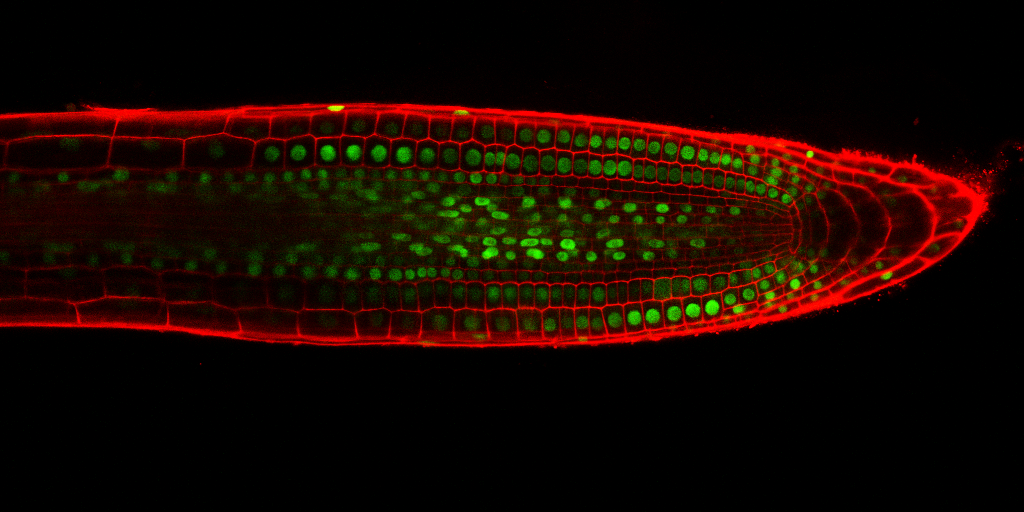
%> input picture StackNinja1.bmp, 1024 x 512 px
$ octave --eval "result = findNuclei('StackNinja1.bmp');"   (GNU Octave 9; MATLAB toolbox functions it lacks are replaced by stand-ins)
%> lines starting %> are read from the running program, lines starting %| are printed output that depends on the picture; in (x1, y1, x2, y2) boxes, pixels count from 0 and x2, y2 are one past the last pixel; in counts of white or black regions, pixels touching at a corner belong together; the program's own positions count from 1

function [F] = findNuclei(bio_image)
%> called with bio_image = 'StackNinja1.bmp'
image = imread(bio_image);
%> image is the input picture: size 512x1024x3 uint8; mean R, G, B 24.8, 7.4, 0
figure,imshow(image);
title('Original Image');
%--------------------RGB Processing ---------------------%
%Apply Gamma correction to linear RGB Values
%Retain quality whilst brightening image

%------Alternatives------%
% Alternative 1 : Histogram Equalisation , but too bright.
%gammaCorrection = histeq(image);

% Alternative 2 : Linear RGB, Too dark.
%gammaCorrection = rgb2lin(image);
%figure,imshow(gammaCorrection);
%-------------------------%

gammaCorrection = lin2rgb(image,'ColorSpace','adobe-rgb-1998');
figure,imshow(gammaCorrection);
title('Gamma Correction');
%----------------- Colour space conversion ------------%

%-------Alternatives-------%
%Alternative 1 : LAB Channel
%lab = rgb2lab(gammaCorrection);
%im_a = lab(:,:,2);
%figure,imshow(im_a ,[-127 -1]);

%Alternative 2 : RGB Channel
%figure,imshow(gammaCorrection(:,:,2));
%-------------------------%

%RGB To HSV Conversion
im_hsv = rgb2hsv(gammaCorrection);
%> im_hsv: size 512x1024x3 double; mean H, S, V 0.0438, 0.556, 0.218

%Seperate the channels and clean up the hue
im_hIn = im_hsv(:,:,1);
im_s = im_hsv(:,:,2);
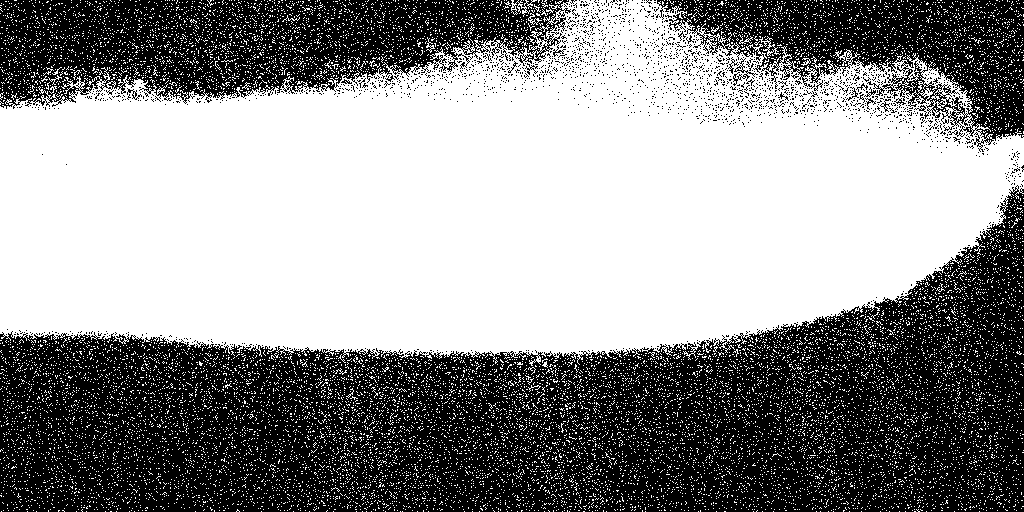
%> im_s: size 512x1024 double; values 0 (black) and 1 (white), 55.6% white; 2090 black regions (2070 under 20 px), largest, box (x1, y1, x2, y2) and area: (0, 185, 1024, 512) 164789, (0, 0, 571, 109) 38637, (657, 0, 1024, 152) 24161
im_v = im_hsv(:,:,3);
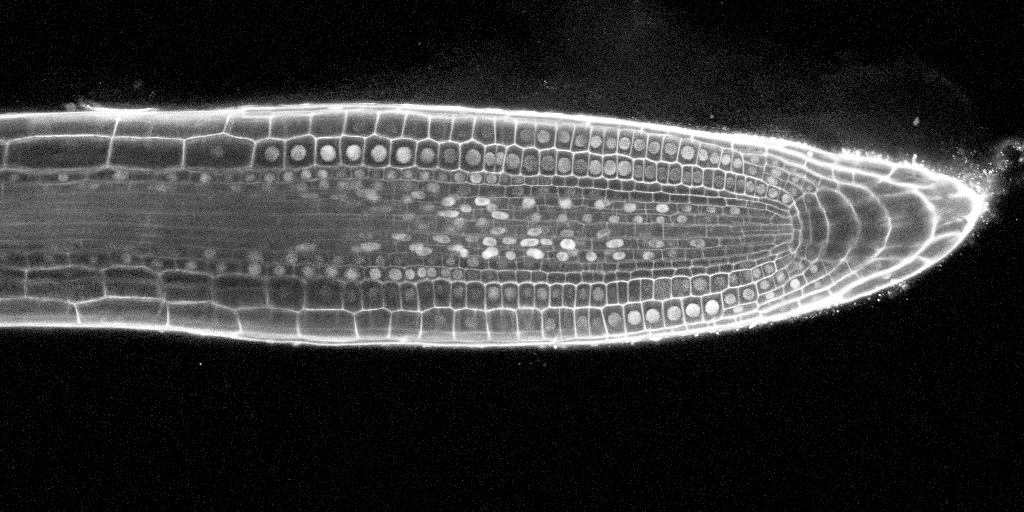
%> im_v: size 512x1024 double; min 0, max 1, mean 0.218
im_h = immultiply(im_hIn,1.3);

%-------------------Pre-Processing-------------------%

%------Alternatives for Noise Reduction--------%
%Alternative 1 : Mean Filter
%radius = 5;
%filter = ones(radius,radius)/(radius*radius);
%fspecial = imfilter(im_h,filter);
%fspecial = adapthisteq(fspecial);
%figure,imshow(fspecial);
%title('Mean Filter Noise Removal');

%Alternative 2 : Gaussian Filter
%h = fspecial('gaussian',5,5);
%test = imfilter(im_h,h);
%test = adapthisteq(test);
%figure,imshow(test);
%title('Gaussian Filter Noise Removal');

%Alternative 3 : Anistropic Diffusion
%AnsD = imdiffusefilt(im_h);
%AnsD = adapthisteq(AnsD);
%figure,imshow(AnsD);
%title('Anistropic Diffusion Noise Removal');

%Noise Reduction through Median Filter
result{1} = im_h;
     for K = 2 : 5
       result{K} = medfilt2(result{K-1});
     end
%> after the loop, result = 5 items
im_h = result{4};

%Histogram Equalisation for Contrast
im_h = adapthisteq(im_h);

%------Alternatives for Sharpening--------%
%Alternative 1 : Canny Edge
%CE = edge(im_h,'canny');
%ceNew = im_h+CE;
%ceDone = imgaussfilt(ceNew);
%figure,imshow(ceDone);
%title('Canny Edge Sharpening');

%Alternative 2 : Sobel Edge
%SE = edge(im_h,'sobel');
%seNew = im_h+SE;
%seDone = imgaussfilt(seNew);
%figure,imshow(seDone);
%title('Sobel Edge Sharpening');

%Sharpen
laplacianKernel = [-1,-1,-1;-1,8,-1;-1,-1,-1];
laplacianImage = imfilter(im_h, laplacianKernel);
im_sharpened = im_h + laplacianImage;

%Smoothing
K = imgaussfilt(im_sharpened);

%Morphological
se = strel('disk',10);
im_h = imsubtract(imadd(K,imtophat(K,se)),imbothat(K,se));
im_h = imadjust(im_h);
%figure,imshow(im_h);
%title('Pre Processing Completed');

%-----------------Otsu Thresholding-----------------%
%------Alternatives for Thresholding--------%
%alt_threshold = imbinarize(im_h,'adaptive');
%figure,imshow(alt_threshold);
%title('Alternative Thresholding');

level = graythresh(im_h);
%> level = 0.463
im_h = imbinarize(im_h,level);
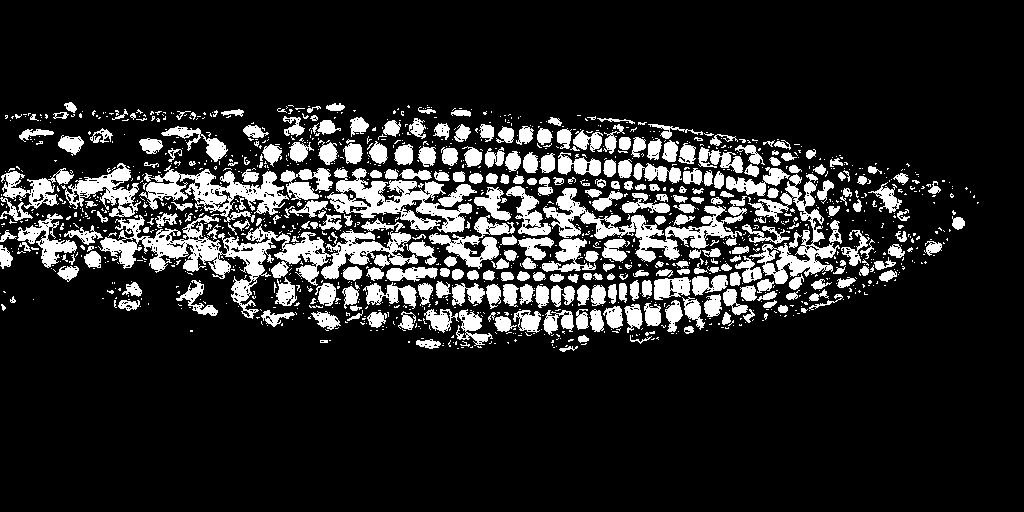
%> im_h: size 512x1024 logical; 15.1% white; 1433 white regions (1121 under 20 px), largest, box (x1, y1, x2, y2) and area: (98, 215, 418, 319) 8263, (543, 188, 747, 262) 3941, (327, 168, 472, 233) 3677
figure,imshow(im_h);
title("Thresholded");

%-----------------Binary Image Processing-----------%
%Speckle Removal
CC = bwconncomp(im_h,8);
%> CC = 1433 connected components
S = regionprops(CC,'Area');
%> S = 1433 regions; largest, Area: 8263, 3941, 3677, 3254, 3019
L = labelmatrix(CC);
%> L: size 512x1024 uint16; 1434 distinct labels, from 0 to 1433
finalResult = ismember(L,find([S.Area] >= 55));
%figure,imshow(finalResult);
%title("Area Size Limitation");

%Morph transformation
se = strel('disk',2);
finalResult = imopen(finalResult,se);
%> finalResult: size 512x1024 logical; 10.8% white; 380 white regions (37 under 20 px), largest, box (x1, y1, x2, y2) and area: (336, 179, 429, 218) 1273, (774, 245, 834, 284) 1038, (76, 167, 138, 205) 952
finalResult = medfilt2(finalResult);
%> finalResult: size 512x1024 logical; 10.7% white; 372 white regions (43 under 20 px), largest, box (x1, y1, x2, y2) and area: (336, 180, 429, 218) 1272, (774, 245, 833, 290) 1163, (76, 167, 137, 205) 952
%figure,imshow(finalResult);
%title("Morph Transform and Speckle Removed");

%Water-Shedding
D = -bwdist(~finalResult);
%-------RGB View-----------%
%D(~finalResult) = -Inf;
%RGBWShed = watershed(D);
%figure,imshow(label2rgb(RGBWShed,'jet','w'));
%title('RGB Watershedding');
%--------------------------%
mask = imextendedmin(D,2);
%> mask: size 512x1024 logical; 2.6% white; 373 white regions (16 under 20 px), largest, box (x1, y1, x2, y2) and area: (343, 244, 379, 253) 122, (71, 230, 93, 242) 119, (607, 242, 623, 258) 100
D2 = imimposemin(D,mask);
wShedNuclei = watershed(D2);
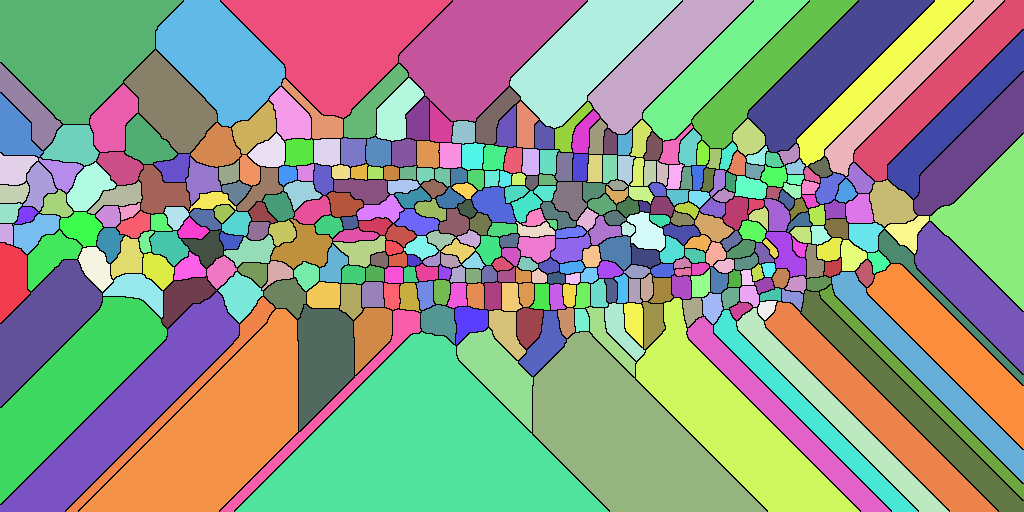
%> wShedNuclei: size 512x1024 uint16; 374 distinct labels, from 0 to 373; one colour per label, 0 black
wShedBW = finalResult;
wShedBW(wShedNuclei == 0) = 0;
%> wShedBW: size 512x1024 logical; 10.7% white; 429 white regions (63 under 20 px), largest, box (x1, y1, x2, y2) and area: (276, 232, 324, 266) 748, (336, 180, 386, 204) 652, (631, 215, 665, 249) 543
medfilt2(wShedBW);
figure,imshow(wShedBW);
title('Final and Watershedded Result');
%-------------------Image Overlay------------------%

%Original Hue Channel Overlay
green_nuclei = im_hIn>=0.15 & im_hIn<=0.3;
%> green_nuclei: size 512x1024 logical; 9.2% white; 3852 white regions (3630 under 20 px), largest, box (x1, y1, x2, y2) and area: (271, 168, 557, 283) 12302, (543, 188, 625, 262) 1716, (385, 221, 444, 266) 965
im_s = im_s.*green_nuclei;
im_hsv(:,:,2) = im_s;
%> im_hsv: size 512x1024x3 double; mean H, S, V 0.0438, 0.0923, 0.218
seg_rgb = hsv2rgb(im_hsv);
figure,imshow(seg_rgb);
title('Original Hue Channel Overlay');

perimeter = bwperim(wShedBW);
%> perimeter: size 512x1024 logical; 2.9% white in thin lines or dots, all inside (x1, y1, x2, y2) = (0, 102, 965, 347)
overlay = imoverlay(gammaCorrection, perimeter, [.3 1 .3]);
overlay2 = imfuse(gammaCorrection,wShedBW,'blend');
figure,imshow(overlay2);
title('Blended Overlay');
figure,imshow(overlay);
title('Nuclei Circled Overlay');

%-----------------------Image Analysis-------------------------%
%Calculating Nuclei
cc = bwconncomp(wShedBW,8);
%> cc = 429 connected components
cc.NumObjects
%> ans = 429

%Pixel size analysis
rprops = regionprops(wShedBW,'Area');
%> rprops = 429 regions; largest, Area: 748, 652, 543, 511, 505
area = [rprops.Area];
%> area = 429 values, max 748 at index 94, min 1 at index 56, mean 130.4
figure,histfit(area,20,'normal');
title('Size Analysis');
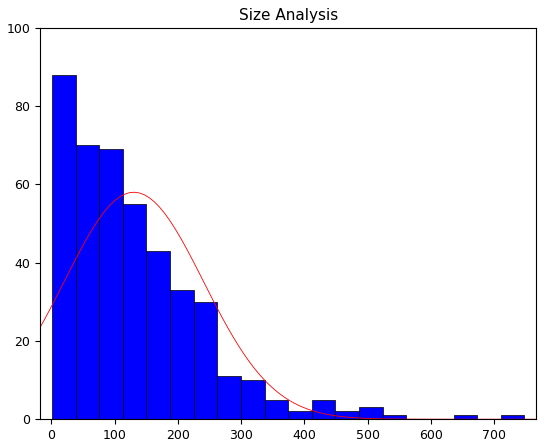
%> figure redrawn from the program's plot data; tallest bar 88 high, from x = 1 to 38.35; curve peaks at x = 131.4, y = 58.02

%Brightness Analysis
brightnessProps= regionprops(cc,im_v,'MeanIntensity');
%> brightnessProps = 429 regions; first 5, MeanIntensity: 0.302, 0.35, 0.331, 0.358, 0.376
brightnessHistogram = cell2mat(struct2cell(brightnessProps));
%> brightnessHistogram = 429 values, max 0.991 at index 376, min 0.24 at index 74, mean 0.475
figure,histfit(brightnessHistogram,20,'normal');
title('Brightness Analysis');
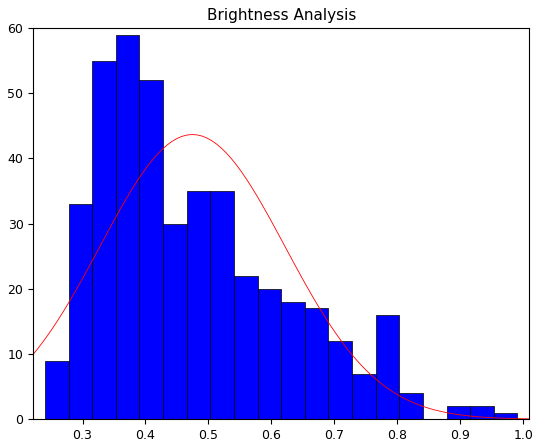
%> figure redrawn from the program's plot data; tallest bar 59 high, from x = 0.353 to 0.39; curve peaks at x = 0.474, y = 43.66

%Shape Analysis
shapeProps = regionprops(cc,'Eccentricity');
%> shapeProps = 429 regions; first 5, Eccentricity: 0.754, 0.776, 0.901, 0.7, 0.611
eccentricityHistogram = cell2mat(struct2cell(shapeProps));
%> eccentricityHistogram = 429 values, max 0.976 at index 119, min 0 at index 15, mean 0.659
figure,histfit(eccentricityHistogram,20,'normal');
title('Shape Analysis');
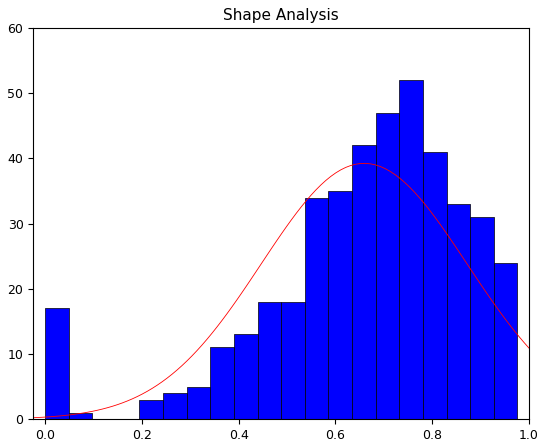
%> figure redrawn from the program's plot data; tallest bar 52 high, from x = 0.732 to 0.781; curve peaks at x = 0.662, y = 39.24

end
%> (the run ends here)

$ run again, on StackNinja2.bmp
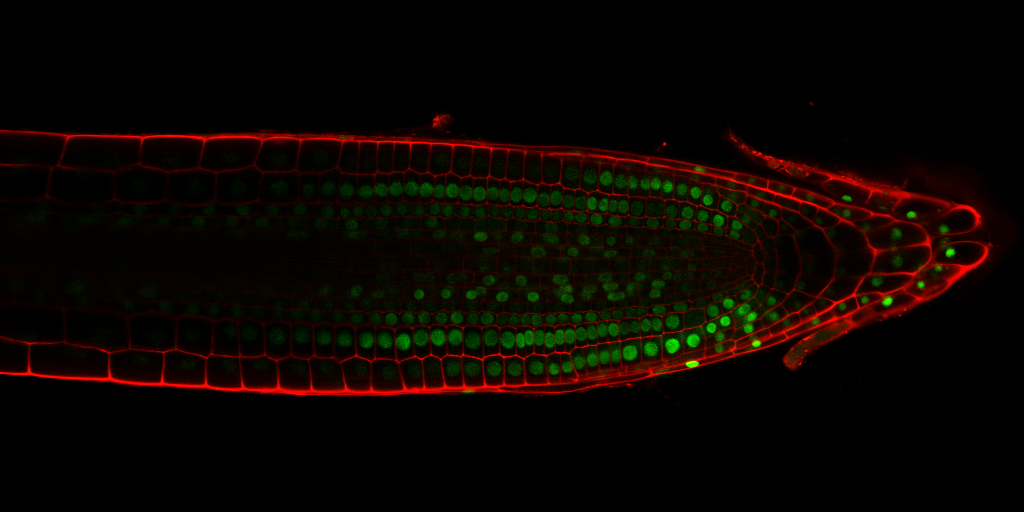
%> input picture StackNinja2.bmp, 1024 x 512 px
%> in findNuclei, image is the input picture: size 512x1024x3 uint8; mean R, G, B 11.4, 4.9, 0
%> in findNuclei, `im_s = im_hsv(:,:,2);`:
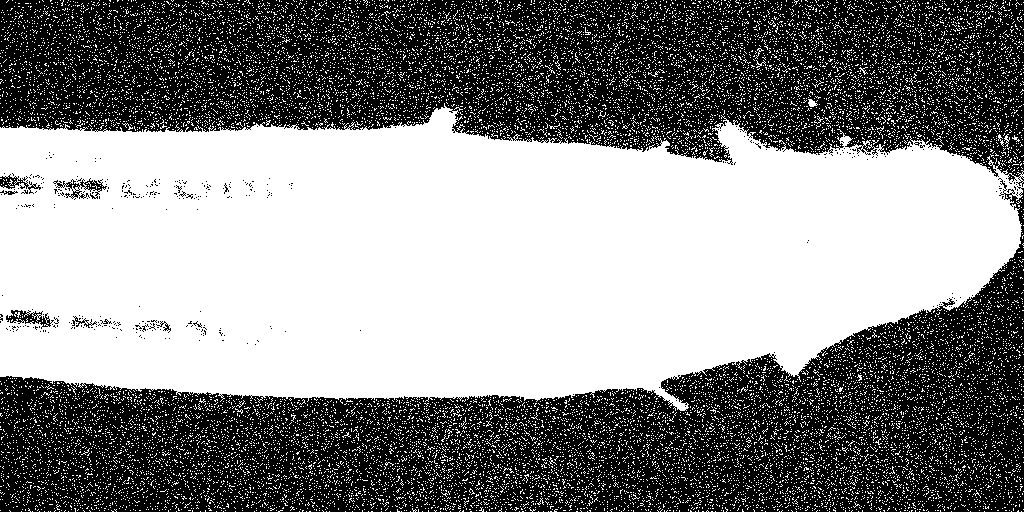
%> im_s: size 512x1024 double; values 0 (black) and 1 (white), 52.6% white; 353 black regions (344 under 20 px), largest, box (x1, y1, x2, y2) and area: (0, 178, 1024, 512) 123888, (0, 0, 1024, 187) 122501, (53, 178, 107, 199) 378
%> after the loop in findNuclei, `for K = 2 : 5`: result = 5 items
%> level = 0.463
%> CC = 2049 connected components
%> S = 2049 regions; largest, Area: 4337, 2019, 1880, 1829, 1613
%> L: size 512x1024 uint16; 2050 distinct labels, from 0 to 2049
%> mask: size 512x1024 logical; 3.3% white; 446 white regions (22 under 20 px), largest, box (x1, y1, x2, y2) and area: (585, 260, 606, 271) 128, (68, 217, 99, 230) 118, (254, 283, 277, 293) 116
%> wShedNuclei: size 512x1024 uint16; 447 distinct labels, from 0 to 446
%> wShedBW: size 512x1024 logical; 12.3% white; 528 white regions (92 under 20 px), largest, box (x1, y1, x2, y2) and area: (787, 323, 849, 364) 694, (548, 275, 575, 305) 496, (65, 214, 109, 233) 458
%> green_nuclei: size 512x1024 logical; 12.4% white; 3793 white regions (3499 under 20 px), largest, box (x1, y1, x2, y2) and area: (571, 255, 697, 308) 2475, (572, 337, 661, 370) 1495, (320, 175, 433, 203) 1283
%> perimeter: size 512x1024 logical; 3.4% white in thin lines or dots, all inside (x1, y1, x2, y2) = (2, 134, 992, 398)
%> cc = 528 connected components
%> ans = 528
%> rprops = 528 regions; largest, Area: 694, 496, 458, 446, 397
%> area = 528 values, max 694 at index 480, min 1 at index 75, mean 122.6
%> brightnessProps = 528 regions; first 5, MeanIntensity: 0.42, 0.118, 0.136, 0.175, 0.136
%> brightnessHistogram = 528 values, max 0.958 at index 412, min 0.0514 at index 41, mean 0.305
%> shapeProps = 528 regions; first 5, Eccentricity: 0, 0.652, 0.927, 0.826, 0
%> eccentricityHistogram = 528 values, max 0.987 at index 480, min 0 at index 1, mean 0.651
%> in findNuclei, `title('Shape Analysis');`:
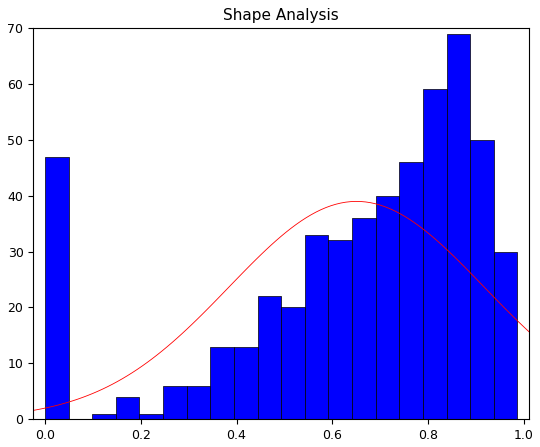
%> figure redrawn from the program's plot data; tallest bar 69 high, from x = 0.839 to 0.888; curve peaks at x = 0.649, y = 38.97

$ run again, on StackNinja3.bmp
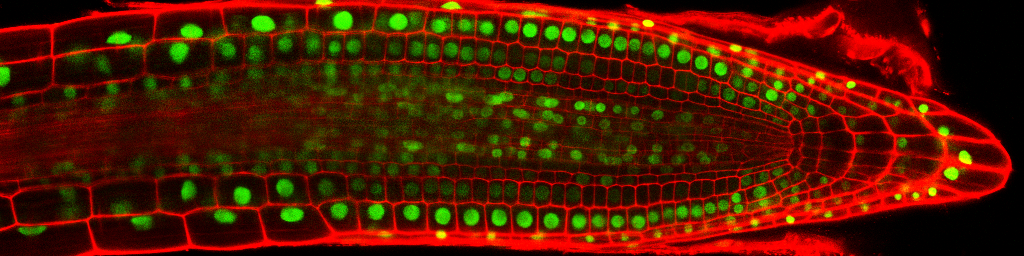
%> input picture StackNinja3.bmp, 1024 x 256 px
%> in findNuclei, image is the input picture: size 256x1024x3 uint8; mean R, G, B 80.4, 25.1, 0
%> in findNuclei, `im_s = im_hsv(:,:,2);`:
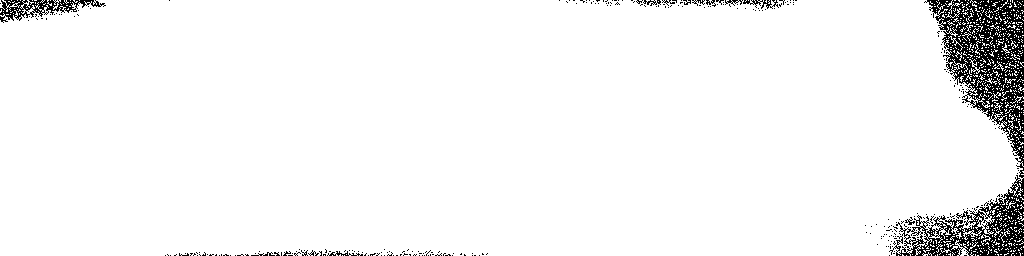
%> im_s: size 256x1024 double; values 0 (black) and 1 (white), 95.1% white; black in thin lines or dots
%> after the loop in findNuclei, `for K = 2 : 5`: result = 5 items
%> level = 0.482
%> CC = 1737 connected components
%> S = 1737 regions; largest, Area: 7012, 5344, 3757, 3184, 1662
%> L: size 256x1024 uint16; 1738 distinct labels, from 0 to 1737
%> mask: size 256x1024 logical; 5.5% white; 402 white regions (18 under 20 px), largest, box (x1, y1, x2, y2) and area: (258, 149, 293, 159) 131, (479, 96, 509, 114) 121, (260, 90, 288, 99) 101
%> wShedNuclei: size 256x1024 uint16; 403 distinct labels, from 0 to 402
%> wShedBW: size 256x1024 logical; 25.9% white; 473 white regions (76 under 20 px), largest, box (x1, y1, x2, y2) and area: (375, 11, 424, 31) 750, (395, 65, 443, 101) 674, (302, 63, 347, 98) 661
%> green_nuclei: size 256x1024 logical; 16.5% white; 2114 white regions (1866 under 20 px), largest, box (x1, y1, x2, y2) and area: (347, 62, 515, 137) 3540, (271, 60, 347, 97) 1035, (375, 11, 424, 31) 752
%> perimeter: size 256x1024 logical; 6.7% white in thin lines or dots
%> cc = 473 connected components
%> ans = 473
%> rprops = 473 regions; largest, Area: 750, 674, 661, 640, 629
%> area = 473 values, max 750 at index 164, min 1 at index 118, mean 143.5
%> brightnessProps = 473 regions; first 5, MeanIntensity: 0.516, 0.752, 0.576, 0.338, 0.526
%> brightnessHistogram = 473 values, max 0.987 at index 313, min 0.299 at index 33, mean 0.563
%> shapeProps = 473 regions; first 5, Eccentricity: 0.643, 0.884, 0.611, 0.983, 0.655
%> eccentricityHistogram = 473 values, max 0.983 at index 4, min 0 at index 7, mean 0.657
%> in findNuclei, `title('Shape Analysis');`:
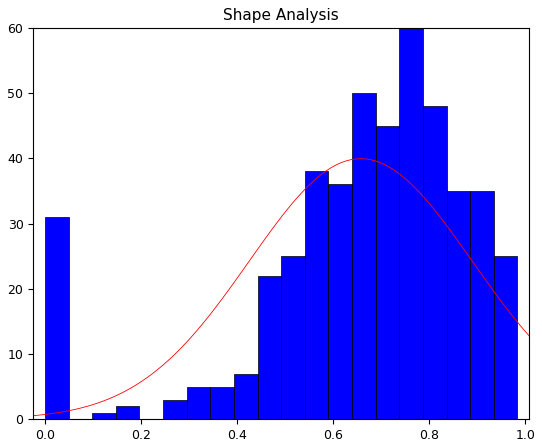
%> figure redrawn from the program's plot data; tallest bar 60 high, from x = 0.737 to 0.787; curve peaks at x = 0.657, y = 39.96
